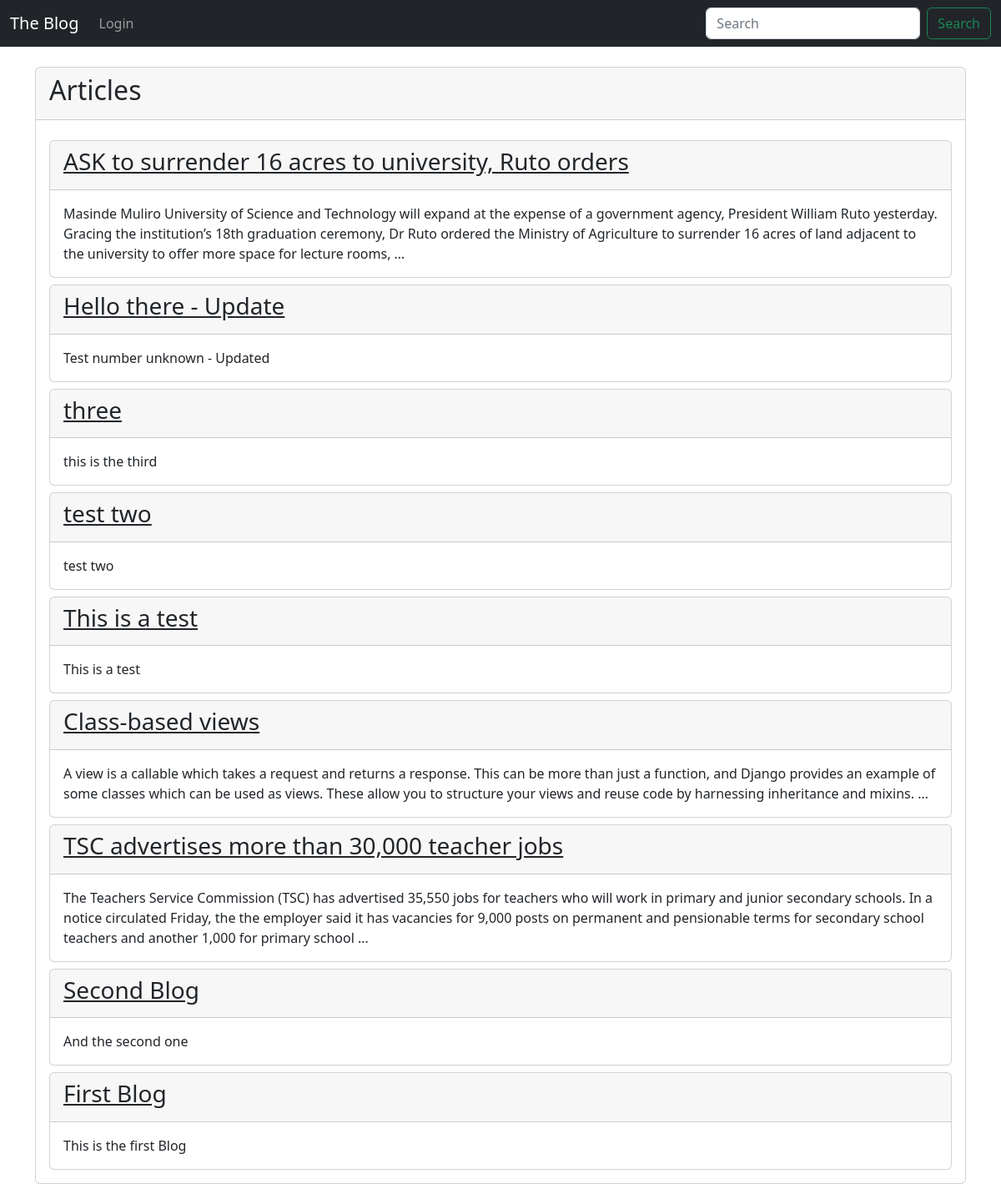
The app's page /, older data.
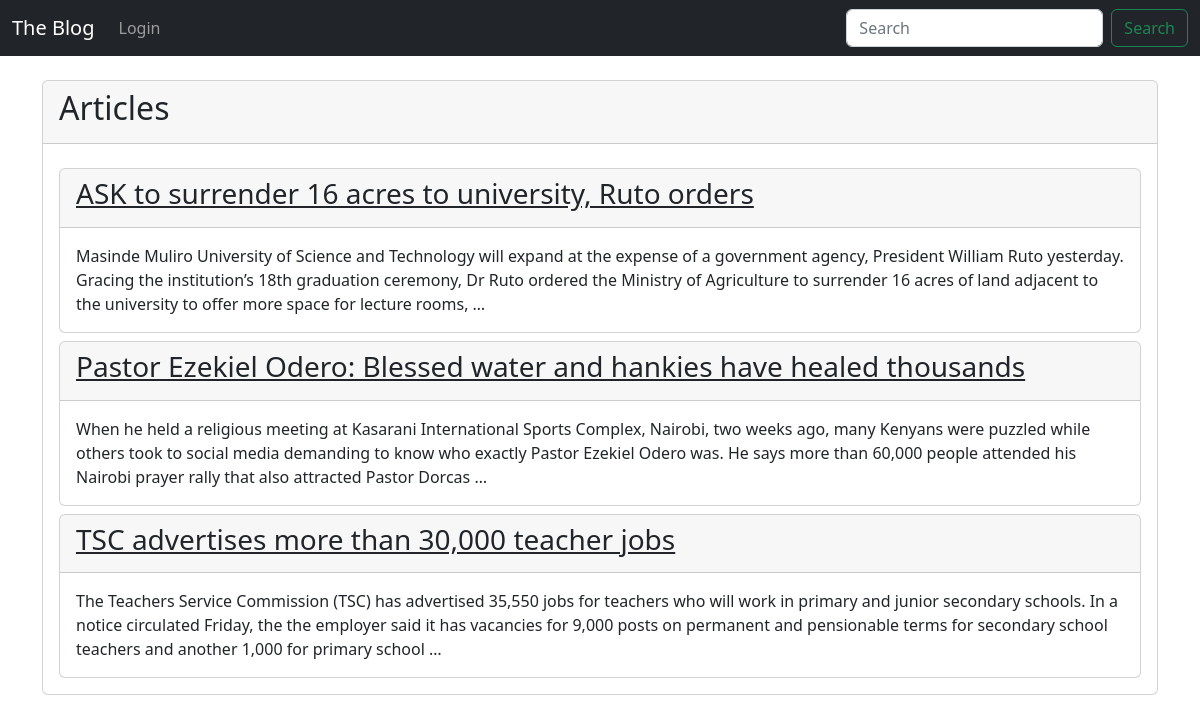
The same page, newer data.
### theblog/models.py (models this page shows, shortened)
class Post(models.Model):
    title = models.CharField(max_length=255)
    author = models.ForeignKey(User, on_delete=models.CASCADE)
    slug = models.CharField(max_length=255)
    body = RichTextField()
    id = models.UUIDField(default=uuid.uuid4, primary_key=True, unique=True, editable=False)
    created_at = models.DateTimeField(auto_now_add=True)
    class Meta:
        ordering = ('-created_at',)

### theblog/views.py (the view)
# urls.py: path('', HomeView.as_view(), name="home"),
class HomeView(ListView):
    model = Post
    template_name = 'home.html'
    queryset = Post.objects.all()

### theblog/templates/home.html (shortened to what this page needs)
{% extends 'base.html' %} {% block content %}
<div class="card mt-4">
  <div class="card-header d-flex justify-content-between">
    <h2>Articles</h2>
  </div>
  <div class="card-body">
    {% for post in object_list %}
    <div class="card mt-2">
      <div class="card-header">
        <h3>
          <a
            class="text-dark"
            href="{% url 'article_detail' post.slug post.id %}"
            >{{ post.title}}</a
          >
        </h3>
      </div>
      <div class="card-body">{{ post.body | truncatewords:50 }}</div>
    </div>
    {% endfor %}
  </div>
</div>
{% endblock %}

### theblog/templates/base.html (shortened to what this page needs)
<!DOCTYPE html>
<html lang="en">
  <head>
    <link
      href="https://cdn.jsdelivr.net/npm/bootstrap@5.2.3/dist/css/bootstrap.min.css"
      rel="stylesheet"
    />
  </head>
  <body>
    <nav class="navbar navbar-dark navbar-expand-lg bg-dark">
      <div class="container-fluid">
        <a class="navbar-brand" href="{% url 'home' %}">The Blog</a>
        <div class="collapse navbar-collapse" id="navbarSupportedContent">
          <ul class="navbar-nav me-auto mb-2 mb-lg-0">
            {% if user.is_authenticated %}
            <li class="nav-item">
              <a class="nav-link" href="{% url 'logout' %}">Logout</a>
            </li>
            {% else %}
            <li class="nav-item">
              <a class="nav-link" href="{% url 'login' %}">Login</a>
            </li>
            {% endif %}
          </ul>
          <form class="d-flex" role="search">
            <input
              class="form-control me-2"
              type="search"
              placeholder="Search"
              aria-label="Search"
            />
            <button class="btn btn-outline-success" type="submit">
              Search
            </button>
          </form>
        </div>
      </div>
    </nav>
    <div class="container">{% block content%} {% endblock %}</div>
  </body>
</html>

Row changes from the older to the newer data that the page shows:
removed Post: title "Hello there - Update", body "Test number unknown - Updated"
removed Post: title "three", body "this is the third"
removed Post: title "test two", body "test two"
removed Post: title "Class-based views", body "A view is a callable which takes a request and returns a response. This can be more than just a function, and Django provides an example of some classes which can be used as views. These allow you to structure your views and reuse code by harnessing inheritance and mixins. …"
removed Post: title "Second Blog", body "And the second one"
removed Post: title "First Blog", body "This is the first Blog"
changed Post: title "This is a test" → "Pastor Ezekiel Odero: Blessed water and hankies have healed thousands"; body "This is a test" → "When he held a religious meeting at Kasarani International Sports Complex, Nairobi, two weeks ago, many Kenyans were puzzled while others took to social media demanding to know who exactly Pastor Ezekiel Odero was. He says more than 60,000 people attended his Nairobi prayer rally that also attracted Pastor Dorcas …"
